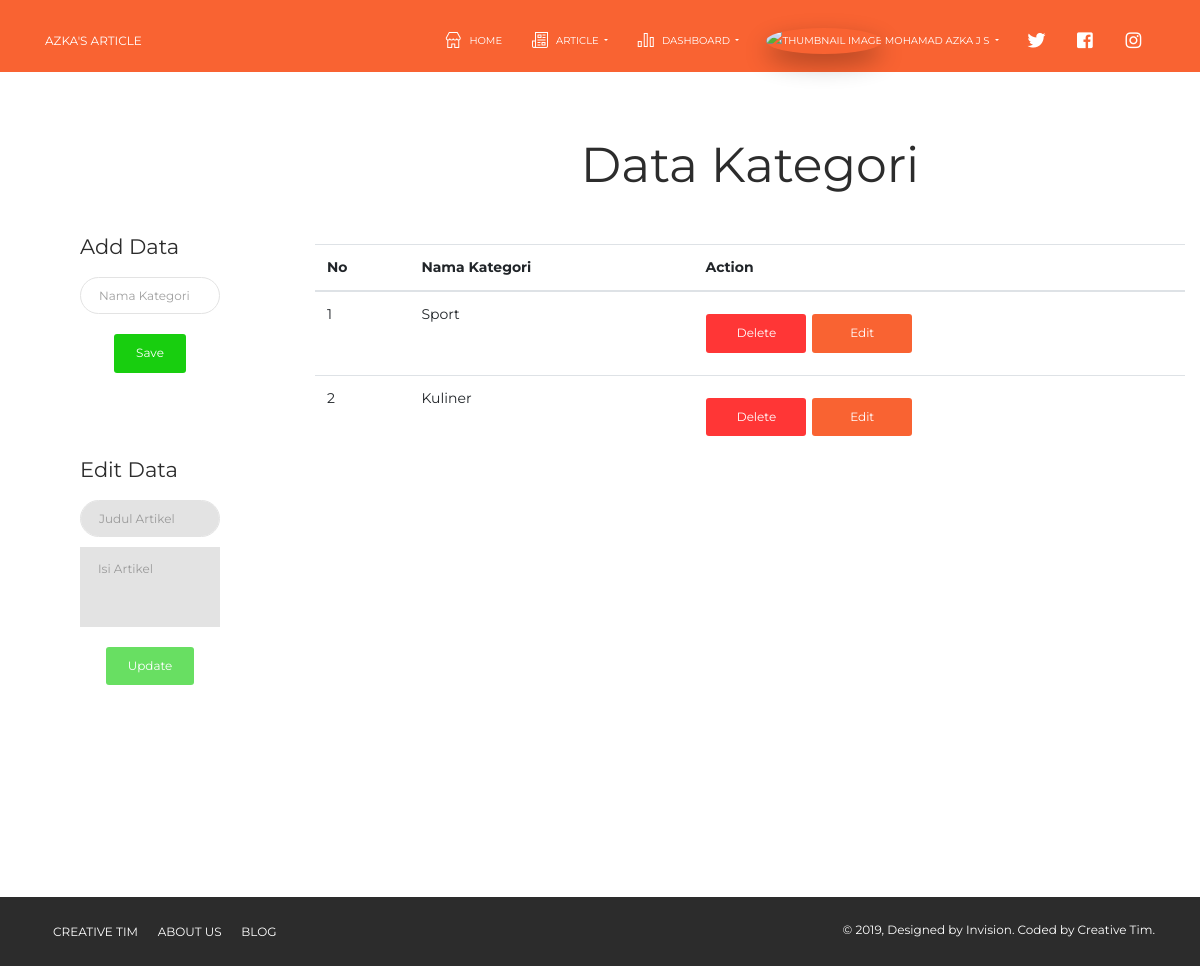
Page /app/view/pages/dashboardKategori.php (signed in) on the earlier database version.
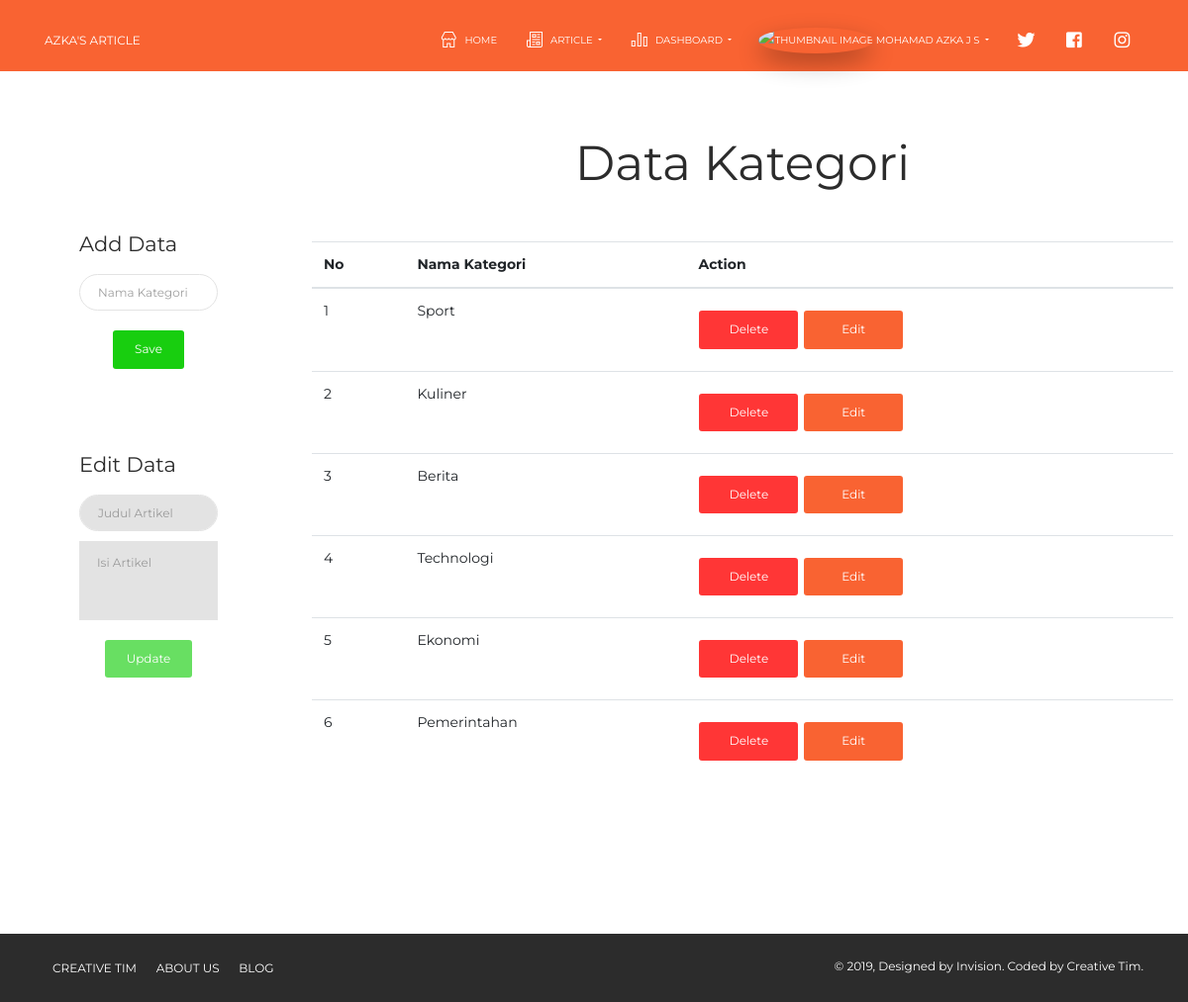
Same page on the later database version.
### tables this page shows
CREATE TABLE `tb_kategori` (
  `id_kategori` int(3) NOT NULL,
  `name` varchar(100) NOT NULL
);

### app/view/pages/dashboardKategori.php (the view, shortened to what this page needs)
<?php require_once('../layouts/header.php')?>
<?php require_once('../../controller/connection.php')?>
<?php require_once('../../controller/KategoriController.php')?>
<link href="../../../assets/css/dashboard.css" rel="stylesheet" />
    <section class="row dashboard">
        <section class="col-md-3">
            <h4>Add Data</h4>
            <form action="" method="post" enctype="multipart/form-data">
                <div class="form-group">
                    <input required type="text" name="name" class="form-control" id="name" placeholder="Nama Kategori">
                </div>
                <center><button type="submit" class="btn btn-success" name="save1">Save</button></center>
            </form><br><br>
            <h4 id="edit">Edit Data</h4>
            <form action="" method="post" enctype="multipart/form-data">
                <?php if(isset($_GET['id1'])){?>
                <div class="form-group">
                    <input required type="text" name="id" class="form-control" id="id" placeholder="ID" value="<?= $kategori['id_kategori']?>" hidden>
                </div>
                <div class="form-group">
                    <input value="<?=$kategori['name']?>" required type="text" name="name" class="form-control" id="name" placeholder="Judul Artikel">
                </div>
                <center><button type="submit" class="btn btn-success" name="update1">Update</button></center>
                <?php }else{?>
                <div class="form-group">
                    <input disabled required type="text" name="title" class="form-control" id="title" placeholder="Judul Artikel">
                </div>
                <div class="form-group">
                    <textarea disabled class="form-control" id="content" name="content" rows="4" placeholder="Isi Artikel"></textarea>
                </div>
                <center><button type="submit" class="btn btn-success" name="update" disabled>Update</button></center>
                <?php }?>
            </form>
        </section>
        <section class="col-md-9">
            <h1>Data Kategori</h1><br>
            <form class="data-mhs" action="" method="get">
                <table class="table table-hover" id="tableMhs">
                    <thead>
                        <th>No</th>
                        <th>Nama Kategori</th>
                        <th>Action</th>
                    </thead>
                    <?php
                        if($conn){
                            $no = 1;
                            $sql = "SELECT * FROM tb_kategori";
                            $result = mysqli_query($conn, $sql);
                            foreach ($result as $data) {
                                echo "<tr>
                                            <td>$no</td>
                                            <td>".$data['name']."</td>
                                            <td>
                                                <button type='submit' class='btn btn-danger btn-action' name='delete1' value='".$data['id_kategori']."'>Delete</button>
                                                <a href='#edit'><button type='submit' class='btn btn-primary btn-action' name='id1' value='".$data['id_kategori']."'>Edit</button></a>
                                            </td>
                                        </tr>";
                                    $no++;
                            }
                        }else{
                            echo "DB Connection Error!";
                        }
                    ?>
                </table>
            </form>
        </section>
    </section>
<?php require_once('../layouts/footer.php')?>

Differences in the rows shown:
added tb_kategori: name "Berita", $data['id_kategori'] 6 (drawn)
added tb_kategori: name "Technologi", $data['id_kategori'] 9 (drawn)
added tb_kategori: name "Ekonomi", $data['id_kategori'] 10 (drawn)
added tb_kategori: name "Pemerintahan", $data['id_kategori'] 11 (drawn)
